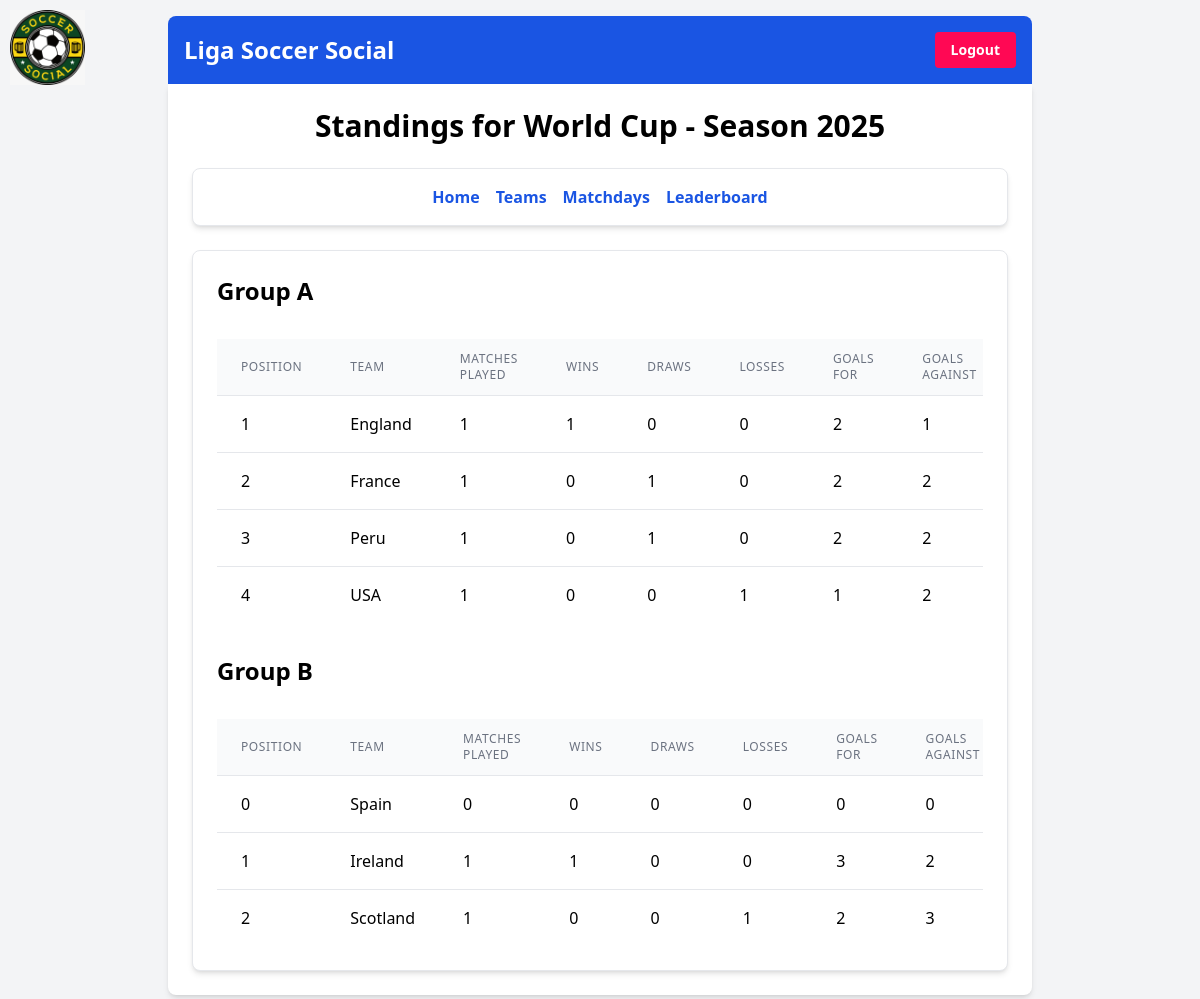
/futbol/tournament/4/4/standings/ (signed in), run on the app's committed database.
### futbolapp/models.py (models this page shows, shortened)
class Tournament(models.Model):
    name = models.CharField(max_length=100)
    created_at = models.DateTimeField(auto_now_add=True)
    updated_at = models.DateTimeField(auto_now=True)

class Season(models.Model):
    league = models.ForeignKey(League, on_delete=models.CASCADE, null=True, blank=True)
    tournament = models.ForeignKey('Tournament', on_delete=models.CASCADE, null=True, blank=True) # New field
    year = models.IntegerField()
    is_current = models.BooleanField(default=False)

class Group(models.Model):
    name = models.CharField(max_length=100)
    tournament = models.ForeignKey(Tournament, on_delete=models.CASCADE)
    teams = models.ManyToManyField(Team)
    class Meta:
        unique_together = ('name', 'tournament')

class GroupStanding(models.Model):
    group = models.ForeignKey(Group, on_delete=models.CASCADE)
    team = models.ForeignKey(Team, on_delete=models.CASCADE)
    position = models.PositiveIntegerField(default=0)
    points = models.PositiveIntegerField(default=0)
    matches_played = models.PositiveIntegerField(default=0)
    wins = models.PositiveIntegerField(default=0)
    draws = models.PositiveIntegerField(default=0)
    losses = models.PositiveIntegerField(default=0)
    goals_for = models.PositiveIntegerField(default=0)
    goals_against = models.PositiveIntegerField(default=0)
    goal_difference = models.IntegerField(default=0)
    updated_at = models.DateTimeField(auto_now=True)
    class Meta:
        unique_together = ('group', 'team')

class Team(models.Model):
    name = models.CharField(max_length=100)
    league = models.ForeignKey(League, on_delete=models.CASCADE, null=True, blank=True)
    tournament = models.ForeignKey('Tournament', on_delete=models.CASCADE, null=True, blank=True) # New field

### futbolapp/views.py (the view)
# urls.py: path('tournament/<int:tournament_id>/<int:season_id>/standings/', views.tournament_standings, name='tournament_standings'),
@login_required
def tournament_standings(request, tournament_id, season_id):
    tournament = get_object_or_404(Tournament, pk=tournament_id)
    season = get_object_or_404(Season, pk=season_id)
    groups = Group.objects.filter(tournament=tournament).order_by('name')
    group_standings_data = []
    for group in groups:
        standings = []
        teams_in_group = group.teams.all()
        for team in teams_in_group:
            standing, created = GroupStanding.objects.get_or_create(
                group=group,
                team=team,
                defaults={
                    'position': 0,
                    'points': 0,
                    'matches_played': 0,
                    'wins': 0,
                    'draws': 0,
                    'losses': 0,
                    'goals_for': 0,
                    'goals_against': 0,
                    'goal_difference': 0,
                }
            )
            standings.append(standing)
        standings.sort(key=lambda x: (x.position, -x.points, -x.goal_difference, -x.goals_for))
        group_standings_data.append({'group': group, 'standings': standings})
    return render(request, 'futbolapp/tournament_standings.html', {'tournament': tournament, 'season': season, 'group_standings_data': group_standings_data, 'active_tab': 'standings'})

### futbolapp/templates/futbolapp/tournament_standings.html (shortened to what this page needs)
{% extends 'base.html' %}
{% block content %}
    <h1 class="text-3xl font-bold mb-6 text-center">Standings for {{ tournament.name }} - Season {{ season.year }}</h1>
    <nav class="mb-6 p-4 bg-white rounded-lg shadow-md border border-gray-200">
        <ul class="flex flex-wrap justify-center space-x-4">
            {% if active_tab != 'home' %}
                <li><a href="{% url 'tournament_home' tournament.id season.id %}" class="text-primary-blue hover:text-primary-red font-semibold">Home</a></li>
            {% endif %}
            {% if active_tab != 'teams' %}
                <li><a href="{% url 'tournament_teams' tournament.id season.id %}" class="text-primary-blue hover:text-primary-red font-semibold">Teams</a></li>
            {% endif %}
            {% if active_tab != 'matchdays' %}
                <li><a href="{% url 'tournament_matchdays' tournament.id season.id %}" class="text-primary-blue hover:text-primary-red font-semibold">Matchdays</a></li>
            {% endif %}
            {% if active_tab != 'leaderboard' %}
                <li><a href="{% url 'tournament_leaderboard' tournament.id season.id %}" class="text-primary-blue hover:text-primary-red font-semibold">Leaderboard</a></li>
            {% endif %}
        </ul>
    </nav>
    <div class="bg-white p-6 rounded-lg shadow-md border border-gray-200 space-y-8">
        {% for group_data in group_standings_data %}
            <h2 class="text-2xl font-semibold mb-4">Group {{ group_data.group.name }}</h2>
            <div class="overflow-x-auto">
                <table class="min-w-full divide-y divide-gray-200">
                    <thead class="bg-gray-50">
                        <tr>
                            <th scope="col" class="px-6 py-3 text-left text-xs font-medium text-gray-500 uppercase tracking-wider">Position</th>
                            <th scope="col" class="px-6 py-3 text-left text-xs font-medium text-gray-500 uppercase tracking-wider">Team</th>
                            <th scope="col" class="px-6 py-3 text-left text-xs font-medium text-gray-500 uppercase tracking-wider">Matches Played</th>
                            <th scope="col" class="px-6 py-3 text-left text-xs font-medium text-gray-500 uppercase tracking-wider">Wins</th>
                            <th scope="col" class="px-6 py-3 text-left text-xs font-medium text-gray-500 uppercase tracking-wider">Draws</th>
                            <th scope="col" class="px-6 py-3 text-left text-xs font-medium text-gray-500 uppercase tracking-wider">Losses</th>
                            <th scope="col" class="px-6 py-3 text-left text-xs font-medium text-gray-500 uppercase tracking-wider">Goals For</th>
                            <th scope="col" class="px-6 py-3 text-left text-xs font-medium text-gray-500 uppercase tracking-wider">Goals Against</th>
                        </tr>
                    </thead>
                    <tbody class="bg-white divide-y divide-gray-200">
                        {% for standing in group_data.standings %}
                            <tr>
                                <td class="px-6 py-4 whitespace-nowrap">{{ standing.position }}</td>
                                <td class="px-6 py-4 whitespace-nowrap">{{ standing.team.name }}</td>
                                <td class="px-6 py-4 whitespace-nowrap">{{ standing.matches_played }}</td>
                                <td class="px-6 py-4 whitespace-nowrap">{{ standing.wins }}</td>
                                <td class="px-6 py-4 whitespace-nowrap">{{ standing.draws }}</td>
                                <td class="px-6 py-4 whitespace-nowrap">{{ standing.losses }}</td>
                                <td class="px-6 py-4 whitespace-nowrap">{{ standing.goals_for }}</td>
                                <td class="px-6 py-4 whitespace-nowrap">{{ standing.goals_against }}</td>
                            </tr>
                        {% endfor %}
                    </tbody>
                </table>
            </div>
        {% empty %}
            <p class="text-gray-700">No groups found for this tournament.</p>
        {% endfor %}
    </div>
{% endblock %}

### data on the page
Tournament: name "World Cup"
Season: year "2025"
Group: group.name "A"
GroupStanding: position "1", team.name "England", matches_played "1", wins "1", draws "0", losses "0", goals_for "2", goals_against "1"
GroupStanding: position "2", team.name "France", matches_played "1", wins "0", draws "1", losses "0", goals_for "2", goals_against "2"
GroupStanding: position "3", team.name "Peru", matches_played "1", wins "0", draws "1", losses "0", goals_for "2", goals_against "2"
GroupStanding: position "4", team.name "USA", matches_played "1", wins "0", draws "0", losses "1", goals_for "1", goals_against "2"
Group: group.name "B"
GroupStanding: position "0", team.name "Spain", matches_played "0", wins "0", draws "0", losses "0", goals_for "0", goals_against "0"
GroupStanding: position "1", team.name "Ireland", matches_played "1", wins "1", draws "0", losses "0", goals_for "3", goals_against "2"
GroupStanding: position "2", team.name "Scotland", matches_played "1", wins "0", draws "0", losses "1", goals_for "2", goals_against "3"
